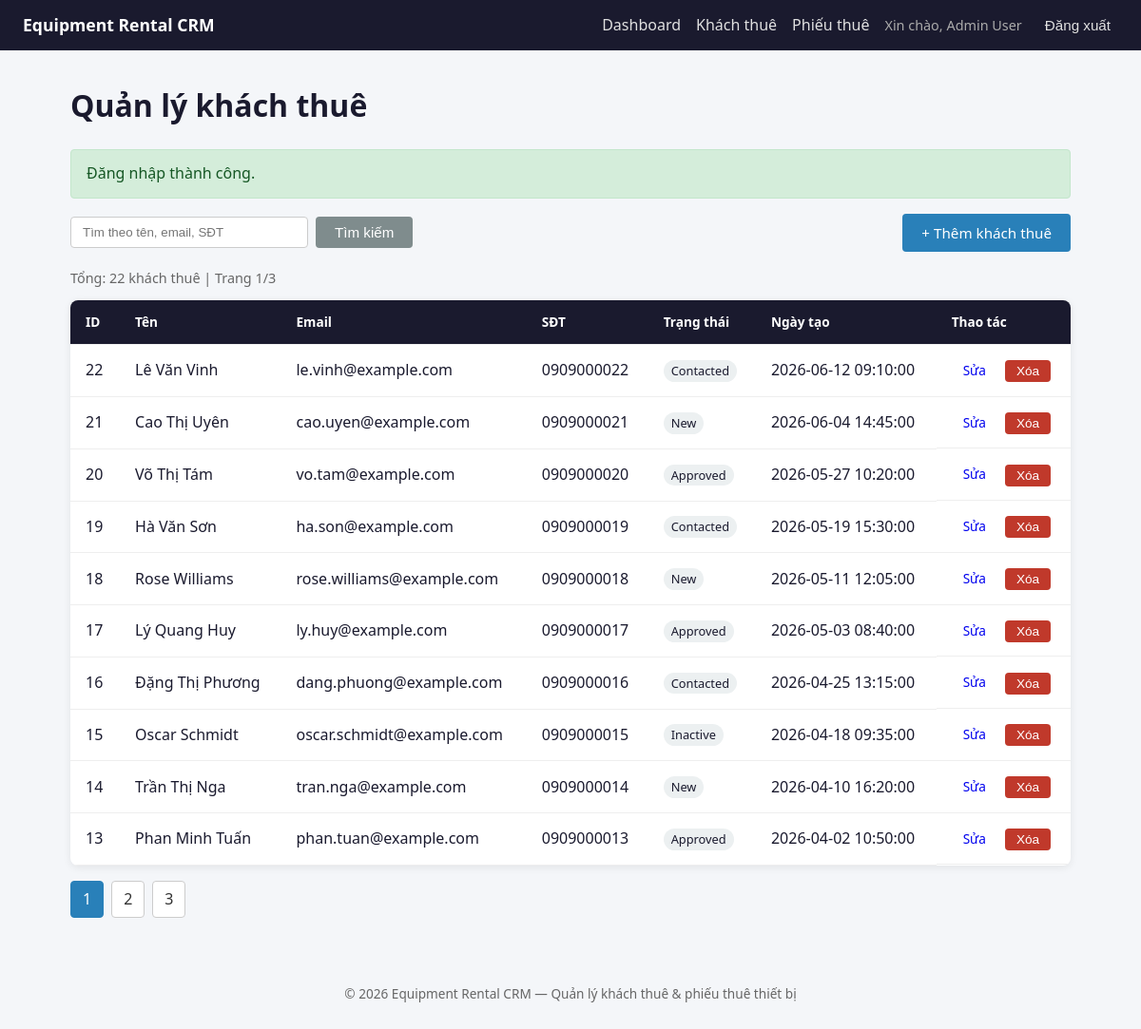
/renters (signed in), run on the app's committed database.
### tables this page shows
CREATE TABLE renters (
    id INT AUTO_INCREMENT PRIMARY KEY,
    name VARCHAR(100) NOT NULL,
    email VARCHAR(150) NOT NULL,
    phone VARCHAR(30),
    status ENUM('new', 'contacted', 'approved', 'inactive') NOT NULL DEFAULT 'new',
    note TEXT,
    created_at DATETIME NOT NULL DEFAULT CURRENT_TIMESTAMP,
    updated_at DATETIME NULL,
    UNIQUE KEY unique_renter_email (email),
    INDEX idx_renters_created_at (created_at),
    INDEX idx_renters_status_created_at (status, created_at)
);

### app/Core/helpers.php (called while the page is built, shortened)
<?php
function e(string $value): string
{
    return htmlspecialchars($value, ENT_QUOTES, 'UTF-8');
}
function render(string $view, array $data = [], string $layout = 'layouts/main'): void
{
    extract($data);
    require __DIR__ . '/../Views/' . $view . '.php';
}

### app/Controllers/RenterController.php (called while the page is built, shortened)
<?php
class RenterController
{
    public function index(): void
    {
        $data = $this->service->getRenterList($_GET);
        render('renters/index', ['title' => 'Quản lý khách thuê'] + $data);
    }
}

### app/Core/Router.php (called while the page is built, shortened)
<?php
class Router
{
    private array $routes = ['GET' => [], 'POST' => []];
    public function get(string $path, array $handler): void
    {
        $this->routes['GET'][$path] = $handler;
    }
    public function post(string $path, array $handler): void
    {
        $this->routes['POST'][$path] = $handler;
    }
    public function dispatch(string $method, string $path, array $container): void
    {
        [$class, $action] = $this->routes[$method][$path];
        $container[$class]->$action();
    }
}

### public/index.php (called while the page is built, shortened)
<?php
$basePath = dirname(__DIR__);
require_once $basePath . '/app/Core/Router.php';
require_once $basePath . '/app/Core/helpers.php';
try {
    $dbConfig = require $basePath . '/config/database.php';
    $pdo = Database::connect($dbConfig);
} catch (Throwable $e) {
    log_error('Database connection failed: ' . $e->getMessage());
    http_response_code(500);
    if (app_config('debug', false)) {
        echo '<h1>Database Connection Error</h1>';
        echo '<p>' . e($e->getMessage()) . '</p>';
    } else {
        echo '<h1>Database Connection Error</h1>';
        echo '<p>Không thể kết nối cơ sở dữ liệu. Vui lòng kiểm tra cấu hình.</p>';
    }
    exit;
}
$userRepository = new UserRepository($pdo);
$renterRepository = new RenterRepository($pdo);
$rentalRepository = new RentalRepository($pdo);
$authService = new AuthService($userRepository);
$renterService = new RenterService($renterRepository);
$rentalService = new RentalService($rentalRepository);
$publicRenterService = new PublicRenterService($renterRepository);
$container = [
    HomeController::class => new HomeController(),
    AuthController::class => new AuthController($authService),
    DashboardController::class => new DashboardController($renterRepository, $rentalService),
    PublicRenterController::class => new PublicRenterController($publicRenterService),
    RenterController::class => new RenterController($renterService, $renterRepository),
    RentalController::class => new RentalController($rentalService, $rentalRepository),
    HealthController::class => new HealthController($pdo),
];
$router = new Router();
$router->get('/', [HomeController::class, 'index']);
$router->get('/login', [AuthController::class, 'login']);
$router->post('/login', [AuthController::class, 'handleLogin']);
$router->post('/logout', [AuthController::class, 'logout']);
$router->get('/dashboard', [DashboardController::class, 'index']);
$router->get('/public-renters/create', [PublicRenterController::class, 'create']);
$router->post('/public-renters', [PublicRenterController::class, 'store']);
$router->get('/renters', [RenterController::class, 'index']);
$router->get('/renters/create', [RenterController::class, 'create']);
$router->post('/renters/store', [RenterController::class, 'store']);
$router->get('/renters/edit', [RenterController::class, 'edit']);
$router->post('/renters/update', [RenterController::class, 'update']);
$router->post('/renters/delete', [RenterController::class, 'delete']);
$router->get('/rentals', [RentalController::class, 'index']);
$router->get('/rentals/create', [RentalController::class, 'create']);
$router->post('/rentals/store', [RentalController::class, 'store']);
$router->get('/rentals/edit', [RentalController::class, 'edit']);
$router->post('/rentals/update', [RentalController::class, 'update']);
$router->post('/rentals/delete', [RentalController::class, 'delete']);
$router->get('/health', [HealthController::class, 'index']);
$method = $_SERVER['REQUEST_METHOD'] ?? 'GET';
$path = parse_url($_SERVER['REQUEST_URI'] ?? '/', PHP_URL_PATH) ?: '/';
$router->dispatch($method, $path, $container);

### app/Services/RenterService.php (called while the page is built, shortened)
<?php
class RenterService
{
    public function getRenterList(array $query): array
    {
        $keyword = trim($query['q'] ?? '');
        $page = max(1, (int) ($query['page'] ?? 1));
        $perPage = 10;
        $sort = trim($query['sort'] ?? 'created_at');
        $direction = strtolower(trim($query['direction'] ?? 'desc'));
        $totalItems = $this->repo->countAll($keyword);
        $totalPages = max(1, (int) ceil($totalItems / $perPage));
        $page = min($page, $totalPages);
        $offset = ($page - 1) * $perPage;
        return [
            'renters' => $this->repo->getPaginated($keyword, $perPage, $offset, $sort, $direction),
            'keyword' => $keyword,
            'page' => $page,
            'totalPages' => $totalPages,
            'totalItems' => $totalItems,
            'sort' => $sort,
            'direction' => $direction,
        ];
    }
}

### app/Repositories/RenterRepository.php (called while the page is built, shortened)
<?php
class RenterRepository
{
    public function countAll(string $keyword = ''): int
    {
        $sql = 'SELECT COUNT(*) AS total FROM renters';
        $params = [];
        $stmt = $this->db->prepare($sql);
        $stmt->execute($params);
        return (int) ($stmt->fetch()['total'] ?? 0);
    }
    public function getPaginated(string $keyword, int $limit, int $offset, string $sort, string $direction): array
    {
        $sortColumn = in_array($sort, self::SORTABLE, true) ? $sort : 'created_at';
        $sortDirection = $direction === 'asc' ? 'ASC' : 'DESC';
        $sql = 'SELECT id, name, email, phone, status, created_at FROM renters';
        $params = [];
        $sql .= " ORDER BY {$sortColumn} {$sortDirection}, id DESC LIMIT :limit OFFSET :offset";
        $stmt = $this->db->prepare($sql);
        $stmt->bindValue(':limit', $limit, PDO::PARAM_INT);
        $stmt->bindValue(':offset', $offset, PDO::PARAM_INT);
        $stmt->execute();
        return $stmt->fetchAll();
    }
}

### app/Views/renters/index.php (the view, shortened to what this page needs)
<h1><?= e($title) ?></h1>
<div class="toolbar">
    <form method="GET" action="/renters" class="search-form">
        <input name="q" value="<?= e($keyword ?? '') ?>" placeholder="Tìm theo tên, email, SĐT">
        <button type="submit" class="btn btn-secondary">Tìm kiếm</button>
    </form>
    <a href="/renters/create" class="btn btn-primary">+ Thêm khách thuê</a>
</div>
<p class="meta">Tổng: <?= e((string) ($totalItems ?? 0)) ?> khách thuê | Trang <?= e((string) ($page ?? 1)) ?>/<?= e((string) ($totalPages ?? 1)) ?></p>
<table class="data-table">
    <thead>
        <tr>
            <th><a href="?q=<?= e($keyword ?? '') ?>&sort=id&direction=asc">ID</a></th>
            <th><a href="?q=<?= e($keyword ?? '') ?>&sort=name&direction=asc">Tên</a></th>
            <th><a href="?q=<?= e($keyword ?? '') ?>&sort=email&direction=asc">Email</a></th>
            <th>SĐT</th>
            <th><a href="?q=<?= e($keyword ?? '') ?>&sort=status&direction=asc">Trạng thái</a></th>
            <th><a href="?q=<?= e($keyword ?? '') ?>&sort=created_at&direction=desc">Ngày tạo</a></th>
            <th>Thao tác</th>
        </tr>
    </thead>
    <tbody>
        <?php if (empty($renters)): ?>
            <tr>
                <td colspan="7" class="empty">Không có dữ liệu.</td>
            </tr>
        <?php else: ?>
            <?php foreach ($renters as $renter): ?>
                <tr>
                    <td><?= e((string) $renter['id']) ?></td>
                    <td><?= e($renter['name']) ?></td>
                    <td><?= e($renter['email']) ?></td>
                    <td><?= e($renter['phone'] ?? '') ?></td>
                    <td><span class="badge"><?= e($renter['status']) ?></span></td>
                    <td><?= e($renter['created_at']) ?></td>
                    <td class="actions">
                        <a href="/renters/edit?id=<?= e((string) $renter['id']) ?>" class="btn btn-sm">Sửa</a>
                        <form method="POST" action="/renters/delete" class="inline-form" onsubmit="return confirm('Xóa khách thuê này?');">
                            <button type="submit" class="btn btn-sm btn-danger">Xóa</button>
                        </form>
                    </td>
                </tr>
            <?php endforeach; ?>
        <?php endif; ?>
    </tbody>
</table>
<?php if (($totalPages ?? 1) > 1): ?>
    <div class="pagination">
        <?php for ($i = 1; $i <= $totalPages; $i++): ?>
            <a href="?q=<?= e($keyword ?? '') ?>&page=<?= e((string) $i) ?>&sort=<?= e($sort ?? 'created_at') ?>&direction=<?= e($direction ?? 'desc') ?>"
                class="<?= ($page ?? 1) === $i ? 'active' : '' ?>"><?= e((string) $i) ?></a>
        <?php endfor; ?>
    </div>
<?php endif; ?>

### public/assets/style.css (style rules this page uses)
*, *::before, *::after { box-sizing: border-box; }
body { margin: 0; font-family: 'Segoe UI', Tahoma, Geneva, Verdana, sans-serif; background: #f4f6f9; color: #1a1a2e; line-height: 1.6; }
h1 { margin-top: 0; color: #1a1a2e; }
.btn { display: inline-block; padding: 0.5rem 1.25rem; border: none; border-radius: 4px; cursor: pointer; font-size: 0.95rem; text-decoration: none; text-align: center; }
.btn-primary { background: #2980b9; color: #fff; }
.btn-secondary { background: #7f8c8d; color: #fff; }
.btn-danger { background: #c0392b; color: #fff; }
.btn-sm { padding: 0.25rem 0.75rem; font-size: 0.85rem; }
.inline-form { display: inline; }
.toolbar { display: flex; justify-content: space-between; align-items: center; margin-bottom: 1rem; flex-wrap: wrap; gap: 0.75rem; }
.search-form { display: flex; gap: 0.5rem; }
.search-form input { padding: 0.5rem 0.75rem; border: 1px solid #ccc; border-radius: 4px; min-width: 250px; }
.meta { color: #666; font-size: 0.9rem; margin-bottom: 0.75rem; }
.data-table { width: 100%; border-collapse: collapse; background: #fff; border-radius: 8px; overflow: hidden; box-shadow: 0 2px 8px rgba(0, 0, 0, 0.08); }
.data-table th, .data-table td { padding: 0.75rem 1rem; text-align: left; border-bottom: 1px solid #eee; }
.data-table th { background: #1a1a2e; color: #fff; font-size: 0.85rem; }
.data-table th a { color: #fff; text-decoration: none; }
.actions { display: flex; gap: 0.5rem; align-items: center; }
.badge { background: #ecf0f1; padding: 0.15rem 0.5rem; border-radius: 12px; font-size: 0.8rem; text-transform: capitalize; }
.pagination { display: flex; gap: 0.5rem; margin-top: 1rem; }
.pagination a { padding: 0.35rem 0.75rem; background: #fff; border: 1px solid #ccc; border-radius: 4px; text-decoration: none; color: #333; }
.pagination a.active { background: #2980b9; color: #fff; border-color: #2980b9; }

### data on the page
renters: id "22", name "Lê Văn Vinh", email "le.vinh@example.com", phone "0909000022", status "Contacted", created_at "2026-06-12 09:10:00"
renters: id "21", name "Cao Thị Uyên", email "cao.uyen@example.com", phone "0909000021", status "New", created_at "2026-06-04 14:45:00"
renters: id "20", name "Võ Thị Tám", email "vo.tam@example.com", phone "0909000020", status "Approved", created_at "2026-05-27 10:20:00"
renters: id "19", name "Hà Văn Sơn", email "ha.son@example.com", phone "0909000019", status "Contacted", created_at "2026-05-19 15:30:00"
renters: id "18", name "Rose Williams", email "rose.williams@example.com", phone "0909000018", status "New", created_at "2026-05-11 12:05:00"
renters: id "17", name "Lý Quang Huy", email "ly.huy@example.com", phone "0909000017", status "Approved", created_at "2026-05-03 08:40:00"
renters: id "16", name "Đặng Thị Phương", email "dang.phuong@example.com", phone "0909000016", status "Contacted", created_at "2026-04-25 13:15:00"
renters: id "15", name "Oscar Schmidt", email "oscar.schmidt@example.com", phone "0909000015", status "Inactive", created_at "2026-04-18 09:35:00"
renters: id "14", name "Trần Thị Nga", email "tran.nga@example.com", phone "0909000014", status "New", created_at "2026-04-10 16:20:00"
renters: id "13", name "Phan Minh Tuấn", email "phan.tuan@example.com", phone "0909000013", status "Approved", created_at "2026-04-02 10:50:00"

### other printed values
$_SESSION['user_name'] "Admin User"
$title "Quản lý khách thuê"
$success "Đăng nhập thành công."
$totalItems "22"
$page "1"
$totalPages "3"
